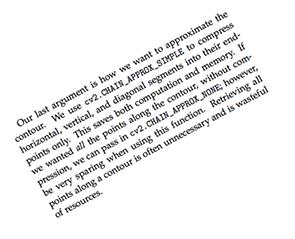
#> input picture img/rolrol.png, 295 x 239 px
$ python -i rotation.py   (imports and definitions only)
#> lines starting #> are read from the running program, lines starting #| are printed output that depends on the picture; after the words box and inside, x2 and y2 are one past the last pixel; in counts of white or black regions, pixels touching at a corner belong together
# -*- coding: utf-8 -*-
################################################
#
#  Created by jeon on 2017-06-02.
#  이미지를 회전 할 수 있도록함(자동으로 회전각도 찾아줌.)
#
################################################
import numpy as np
import cv2

def rotationIMG():
    # load the image from disk
    image = cv2.imread('../img/rolrol.png')
#> image is the input picture: shape (239, 295, 3); mean B, G, R 240, 240, 240
    gray = cv2.cvtColor(image, cv2.COLOR_BGR2GRAY)
    gray = cv2.bitwise_not(gray)
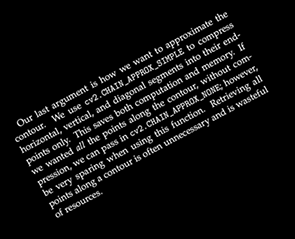
#> gray: shape (239, 295); min 0, max 255, mean 15

    # threshold the image, setting all foreground pixels to
    # 255 and all background pixels to 0
    thresh = cv2.threshold(gray, 0, 255,
                           cv2.THRESH_BINARY | cv2.THRESH_OTSU)[1]
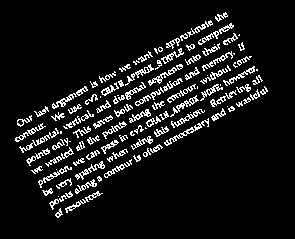
#> thresh: shape (239, 295); 8.7% white in thin lines or dots, all inside (x1, y1, x2, y2) = (15, 12, 268, 218)

    coords = np.column_stack(np.where(thresh > 0))
#> coords = 6160 pairs, first value 12 to 217, second value 15 to 267
    angle = cv2.minAreaRect(coords)[-1]
#> angle = -62.04

    # the `cv2.minAreaRect` function returns values in the
    # range [-90, 0); as the rectangle rotates clockwise the
    # returned angle trends to 0 -- in this special case we
    # need to add 90 degrees to the angle
    if angle < -45:
        angle = -(90 + angle)
#> angle = -27.96

    # otherwise, just take the inverse of the angle to make
    # it positive
    else:
        angle = -angle

    # rotate the image to deskew it
    (h, w) = image.shape[:2]
#> h = 239; w = 295
    center = (w // 2, h // 2)
#> center = (147, 119)
    M = cv2.getRotationMatrix2D(center, angle, 1.0)
#> M = [[0.883, -0.469, 72.96], [0.469, 0.883, -55.03]]
    rotated = cv2.warpAffine(image, M, (w, h),
                             flags=cv2.INTER_CUBIC, borderMode=cv2.BORDER_REPLICATE)
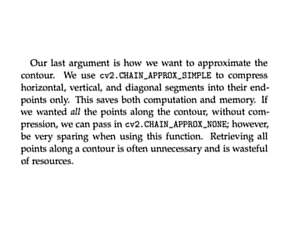
#> rotated: shape (239, 295, 3); mean B, G, R 239.6, 239.6, 239.6

    # draw the correction angle on the image so we can validate it
    cv2.putText(rotated, "Angle: {:.2f} degrees".format(angle),
                (10, 30), cv2.FONT_HERSHEY_SIMPLEX, 0.7, (0, 0, 255), 2)
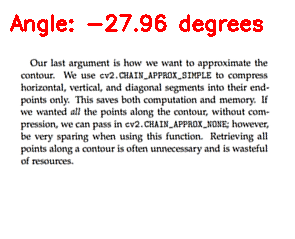
#> rotated: shape (239, 295, 3); 2.41% of pixels changed, all inside (x1, y1, x2, y2) = (10, 14, 263, 37)

    # show the output image
    print("[INFO] angle: {:.3f}".format(angle))
#| [INFO] angle: -27.962
    cv2.imshow("Input", image)
    cv2.imshow("Rotated", rotated)
    cv2.waitKey(0)

>>> result = rotationIMG()
